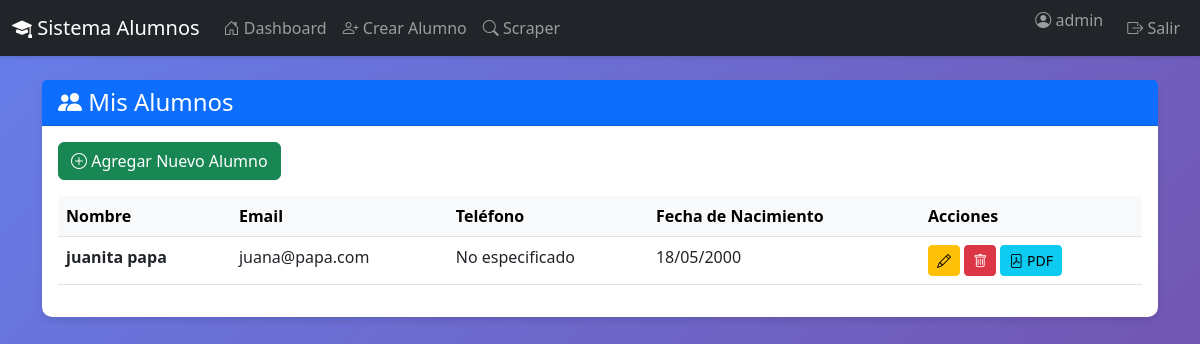
/alumnos/ (signed in), run on an earlier commit of the app's database.
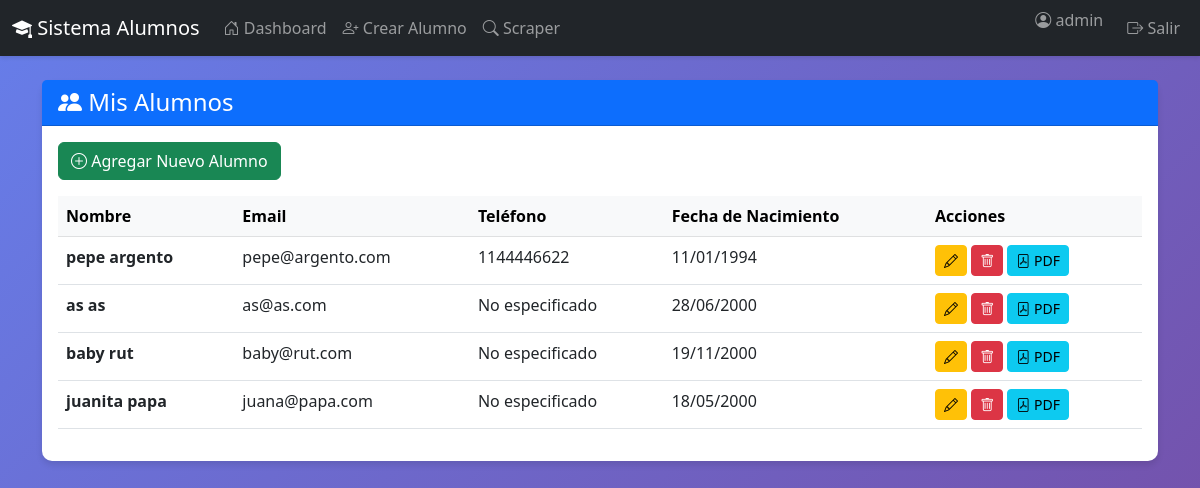
And on a later commit of the database.
### alumnos/models.py (models this page shows, shortened)
class Alumno(models.Model):
    usuario = models.ForeignKey(User, on_delete=models.CASCADE, related_name='alumnos')
    nombre = models.CharField(max_length=100)
    apellido = models.CharField(max_length=100)
    email = models.EmailField()
    telefono = models.CharField(max_length=20, blank=True)
    fecha_nacimiento = models.DateField()
    direccion = models.CharField(max_length=200)
    fecha_registro = models.DateTimeField(auto_now_add=True)
    class Meta:
        ordering = ['-fecha_registro']
        verbose_name = 'Alumno'
        verbose_name_plural = 'Alumnos'
    @property
    def nombre_completo(self):
        return f'{self.nombre} {self.apellido}'

### alumnos/views.py (the view)
# urls.py: path('', views.dashboard, name='dashboard'),
@login_required
def dashboard(request):
    alumnos = Alumno.objects.filter(usuario=request.user)
    context = {
        'alumnos': alumnos
    }
    return render(request, 'alumnos/dashboard.html', context)

### templates/alumnos/dashboard.html (shortened to what this page needs)
{% extends 'base.html' %}
{% block content %}
<div class="row">
    <div class="col-12">
        <div class="card">
            <div class="card-header bg-primary text-white">
                <h4 class="mb-0">
                    <i class="bi bi-people-fill"></i> Mis Alumnos
                </h4>
            </div>
            <div class="card-body">
                <div class="mb-3">
                    <a href="{% url 'alumnos:crear_alumno' %}" class="btn btn-success">
                        <i class="bi bi-plus-circle"></i> Agregar Nuevo Alumno
                    </a>
                </div>
                {% if alumnos %}
                <div class="table-responsive">
                    <table class="table table-hover">
                        <thead class="table-light">
                            <tr>
                                <th>Nombre</th>
                                <th>Email</th>
                                <th>Teléfono</th>
                                <th>Fecha de Nacimiento</th>
                                <th>Acciones</th>
                            </tr>
                        </thead>
                        <tbody>
                            {% for alumno in alumnos %}
                            <tr>
                                <td><strong>{{ alumno.nombre_completo }}</strong></td>
                                <td>{{ alumno.email }}</td>
                                <td>{{ alumno.telefono|default:"No especificado" }}</td>
                                <td>{{ alumno.fecha_nacimiento|date:"d/m/Y" }}</td>
                                <td>
                                    <a href="{% url 'alumnos:editar_alumno' alumno.pk %}"
                                       class="btn btn-sm btn-warning" title="Editar">
                                        <i class="bi bi-pencil"></i>
                                    </a>
                                    <a href="{% url 'alumnos:eliminar_alumno' alumno.pk %}"
                                       class="btn btn-sm btn-danger" title="Eliminar">
                                        <i class="bi bi-trash"></i>
                                    </a>
                                    <a href="{% url 'alumnos:enviar_pdf' alumno.pk %}"
                                       class="btn btn-sm btn-info" title="Enviar PDF">
                                        <i class="bi bi-file-pdf"></i> PDF
                                    </a>
                                </td>
                            </tr>
                            {% endfor %}
                        </tbody>
                    </table>
                </div>
                {% else %}
                <div class="alert alert-info text-center">
                    <i class="bi bi-info-circle"></i> No tienes alumnos registrados aún.
                    <a href="{% url 'alumnos:crear_alumno' %}">Crea tu primer alumno</a>
                </div>
                {% endif %}
            </div>
        </div>
    </div>
</div>
{% endblock %}

### templates/base.html (shortened to what this page needs)
<!DOCTYPE html>
<html lang="es">
<head>
    <link href="https://cdn.jsdelivr.net/npm/bootstrap@5.3.0/dist/css/bootstrap.min.css" rel="stylesheet">
    <link rel="stylesheet" href="https://cdn.jsdelivr.net/npm/bootstrap-icons@1.11.0/font/bootstrap-icons.css">
</head>
<body>
    {% if user.is_authenticated %}
    <nav class="navbar navbar-expand-lg navbar-dark bg-dark">
        <div class="container-fluid">
            <a class="navbar-brand" href="{% url 'alumnos:dashboard' %}">
                <i class="bi bi-mortarboard-fill"></i> Sistema Alumnos
            </a>
            <div class="collapse navbar-collapse" id="navbarNav">
                <ul class="navbar-nav me-auto">
                    <li class="nav-item">
                        <a class="nav-link" href="{% url 'alumnos:dashboard' %}">
                            <i class="bi bi-house-door"></i> Dashboard
                        </a>
                    </li>
                    <li class="nav-item">
                        <a class="nav-link" href="{% url 'alumnos:crear_alumno' %}">
                            <i class="bi bi-person-plus"></i> Crear Alumno
                        </a>
                    </li>
                    <li class="nav-item">
                        <a class="nav-link" href="{% url 'scraper:scraper' %}">
                            <i class="bi bi-search"></i> Scraper
                        </a>
                    </li>
                </ul>
                <ul class="navbar-nav">
                    <li class="nav-item">
                        <span class="navbar-text me-3">
                            <i class="bi bi-person-circle"></i> {{ user.username }}
                        </span>
                    </li>
                    <li class="nav-item">
                        <a class="nav-link" href="{% url 'accounts:logout' %}">
                            <i class="bi bi-box-arrow-right"></i> Salir
                        </a>
                    </li>
                </ul>
            </div>
        </div>
    </nav>
    {% endif %}
    <div class="container my-4">
        {% block content %}{% endblock %}
    </div>
</body>
</html>

### templates/base.html (style rules this page uses)
body { min-height: 100vh; background: linear-gradient(135deg, #667eea 0%, #764ba2 100%); }
.navbar { box-shadow: 0 2px 4px rgba(0,0,0,.1); }
.card { box-shadow: 0 4px 6px rgba(0,0,0,.1); border: none; border-radius: 10px; }

What changed in the data, as far as the page shows it:
added Alumno: nombre_completo "pepe argento", email "pepe@argento.com", telefono "1144446622", fecha_nacimiento "11/01/1994"
added Alumno: nombre_completo "as as", email "as@as.com", telefono "No especificado", fecha_nacimiento "28/06/2000"
added Alumno: nombre_completo "baby rut", email "baby@rut.com", telefono "No especificado", fecha_nacimiento "19/11/2000"
